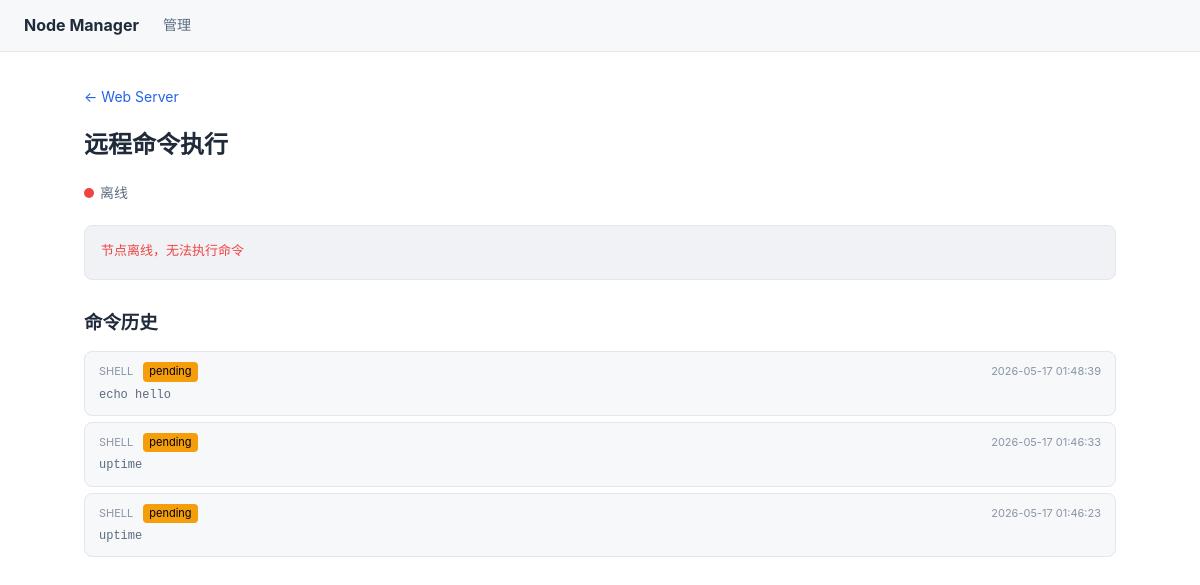
/nodes/node-1/command, run on the app's committed database.
### tables this page shows
CREATE TABLE nodes (
                id TEXT PRIMARY KEY,
                name TEXT NOT NULL,
                token TEXT UNIQUE NOT NULL,
                status TEXT DEFAULT 'offline',
                last_seen TIMESTAMP,
                os_info TEXT DEFAULT '{}',
                registered_at TIMESTAMP DEFAULT CURRENT_TIMESTAMP
            );

CREATE TABLE commands (
                id INTEGER PRIMARY KEY AUTOINCREMENT,
                node_id TEXT NOT NULL,
                cmd_type TEXT NOT NULL,
                cmd_content TEXT NOT NULL,
                status TEXT DEFAULT 'pending',
                result TEXT,
                exit_code INTEGER,
                created_at TIMESTAMP DEFAULT CURRENT_TIMESTAMP,
                executed_at TIMESTAMP
            );

### main.py (the view)
@app.get("/nodes/{node_id}/command", response_class=HTMLResponse)
async def node_command_page(node_id: str):
    node = db.get_node(node_id)
    if not node:
        return HTMLResponse("Node not found", status_code=404)
    history = db.get_node_commands(node_id, limit=50)
    template = env.get_template("node_command.html")
    return template.render(node=node, history=history)

### templates/node_command.html (shortened to what this page needs)
{% extends "base.html" %}
{% block content %}
<div class="breadcrumb">
    <a href="/nodes/{{ node.id }}" hx-get="/nodes/{{ node.id }}" hx-target="#content" hx-push-url="true">← {{ node.name }}</a>
</div>
<h1>远程命令执行</h1>
<div class="status-bar">
    <span class="status-dot {{ node.status }}"></span>
    {{ '在线' if node.status == 'online' else '离线' }}
</div>
{% if node.status == 'online' %}
<div class="cmd-form">
    <form hx-post="/api/nodes/{{ node.id }}/command" hx-target="#cmd-result" hx-swap="innerHTML">
        <input type="hidden" name="type" value="shell">
        <div class="cmd-input-row">
            <input type="text" name="command" class="cmd-input" placeholder="输入命令，如: systemctl status nginx" required autofocus>
            <button type="submit" class="btn">执行</button>
        </div>
    </form>
    <div class="cmd-quick">
        <button class="btn-sm" hx-post="/api/nodes/{{ node.id }}/command" hx-target="#cmd-result" hx-swap="innerHTML" hx-vals='{"type":"shell","command":"uptime"}'>uptime</button>
        <button class="btn-sm" hx-post="/api/nodes/{{ node.id }}/command" hx-target="#cmd-result" hx-swap="innerHTML" hx-vals='{"type":"shell","command":"free -h"}'>free -h</button>
        <button class="btn-sm" hx-post="/api/nodes/{{ node.id }}/command" hx-target="#cmd-result" hx-swap="innerHTML" hx-vals='{"type":"shell","command":"df -h"}'>df -h</button>
        <button class="btn-sm" hx-post="/api/nodes/{{ node.id }}/command" hx-target="#cmd-result" hx-swap="innerHTML" hx-vals='{"type":"shell","command":"ps aux --sort=-%mem | head -10"}'>top mem</button>
    </div>
</div>
<div id="cmd-result" class="cmd-result-box">
    <pre class="cmd-output muted">命令执行结果将显示在这里</pre>
</div>
{% else %}
<div class="cmd-result-box">
    <pre class="cmd-output error">节点离线，无法执行命令</pre>
</div>
{% endif %}
<h2>命令历史</h2>
<div class="compact-list">
{% if history %}
    {% for cmd in history %}
    <div class="cmd-item">
        <div class="cmd-meta">
            <span class="cmd-type">{{ cmd.cmd_type }}</span>
            <span class="cmd-status {{ cmd.status }}">{{ cmd.status }}</span>
            <span class="cmd-time">{{ cmd.created_at }}</span>
        </div>
        <div class="cmd-content">{{ cmd.cmd_content[:120] }}{% if cmd.cmd_content|length > 120 %}...{% endif %}</div>
    </div>
    {% endfor %}
{% else %}
    <p class="muted">暂无命令记录</p>
{% endif %}
</div>
{% endblock %}

### static/style.css (style rules this page uses)
:root { --bg: #ffffff; --bg-subtle: #f6f8fa; --bg-code: #f0f2f5; --text: #1f2a3a; --text-secondary: #5c6b7e; --text-muted: #8b95a5; --border: #e2e6ed; --accent: #2563eb; --accent-hover: #1d4ed8; --green: #22c55e; --red: #ef4444; --orange: #f59e0b; --shadow-sm: 0 1px 2px rgba(0,0,0,0.04); --shadow-md: 0 2px 8px rgba(0,0,0,0.06); --radius: 8px; --transition: 0.2s ease; }
* { margin: 0; padding: 0; box-sizing: border-box; }
body { font-family: -apple-system, BlinkMacSystemFont, 'Segoe UI', Roboto, sans-serif; background: var(--bg); color: var(--text); line-height: 1.6; }
h1 { font-size: 1.5rem; margin-bottom: 0.75em; }
h2 { font-size: 1.15rem; margin: 1.5em 0 0.75em; }
.status-dot { width: 10px; height: 10px; border-radius: 50%; display: inline-block; flex-shrink: 0; }
.status-dot.offline { background: var(--red); }
.breadcrumb { margin-bottom: 1em; }
.breadcrumb a { color: var(--accent); text-decoration: none; font-size: 14px; }
.status-bar { font-size: 14px; color: var(--text-secondary); margin-bottom: 1.5em; display: flex; align-items: center; gap: 6px; }
.cmd-result-box { background: var(--bg-code); border: 1px solid var(--border); border-radius: var(--radius); margin-bottom: 1.5em; max-height: 400px; overflow: auto; }
.cmd-output { padding: 16px; font-family: 'SFMono-Regular', Consolas, monospace; font-size: 13px; white-space: pre-wrap; word-break: break-all; }
.cmd-output.error { color: var(--red); }
.compact-list { display: flex; flex-direction: column; gap: 6px; margin-top: 0.5em; }
.cmd-item { background: var(--bg-subtle); border: 1px solid var(--border); border-radius: var(--radius); padding: 10px 14px; font-size: 13px; }
.cmd-meta { display: flex; gap: 10px; align-items: center; margin-bottom: 4px; }
.cmd-type { font-size: 11px; color: var(--text-muted); text-transform: uppercase; }
.cmd-status { font-size: 11px; padding: 1px 6px; border-radius: 4px; }
.cmd-status.pending { background: var(--orange); color: #000; }
.cmd-time { font-size: 11px; color: var(--text-muted); margin-left: auto; }
.cmd-content { font-family: 'SFMono-Regular', Consolas, monospace; font-size: 12px; color: var(--text-secondary); }

### data on the page
nodes: name "Web Server", status "离线"
commands: cmd_type "SHELL", status "pending", created_at "2026-05-17 01:48:39", cmd_content "echo hello"
commands: cmd_type "SHELL", status "pending", created_at "2026-05-17 01:46:33", cmd_content "uptime"
commands: cmd_type "SHELL", status "pending", created_at "2026-05-17 01:46:23", cmd_content "uptime"
